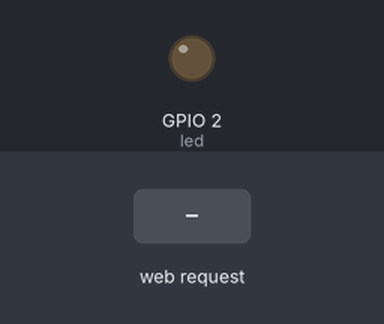
A sketch run on a simulated ESP32. On the bench: output pins drawn as LEDs (lit = HIGH). The test bench sets the inputs (shaded band). WiFi joins after 1.5 s; servers stay silent unless stated; what the sketch prints to the serial monitor is not drawn.

Above: at 3.7 s.
3.8 s: HTTP request GET /toggle received
At 4.5 s:
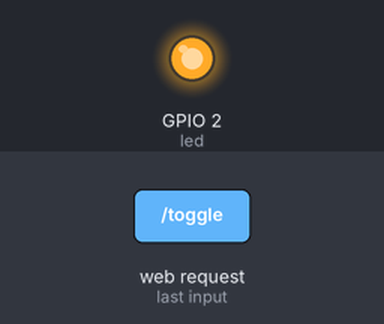
Timing chart, 0 to 6.8 s (numbered marks = the images above; inputs shaded):
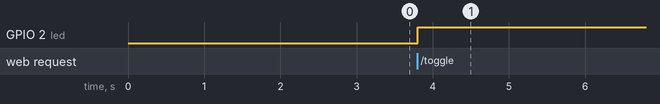

Measured:
- after the input at 3.8 s, GPIO 2 (led): LOW → HIGH at once

The sketch:

barrierearduino.ino
```cpp
#include <WiFi.h>
#include <WebServer.h>

const char *ssid = "TRENDnet638";

WebServer server(80);

const int led = 2;
bool etatLed = 0;
char texteEtatLed[2][10] = {"ÉTEINTE!","ALLUMÉE!"};


void toggle()
{
    etatLed = (etatLed == 1 ? 0 : 1);
    digitalWrite(led, etatLed);
    server.sendHeader("Location","/");
    server.send(200);
}

void setup()
{
    Serial.begin(115200);
    delay(1000);
    Serial.println("\n");

    pinMode(led, OUTPUT);
    digitalWrite(led, LOW);

    WiFi.persistent(false);
    WiFi.begin(ssid, "");
    Serial.print("Tentative de connexion...");

    while (WiFi.status() != WL_CONNECTED)
    {
        Serial.print(".");
        delay(100);
    }

    Serial.println("\n");
    Serial.println("Connexion etablie!");
    Serial.print("Adresse IP: ");
    Serial.println(WiFi.localIP());

    server.on("/toggle", toggle);
    server.begin();

    Serial.println("Serveur web actif!");
}

void loop()
{
    server.handleClient();
}
```
